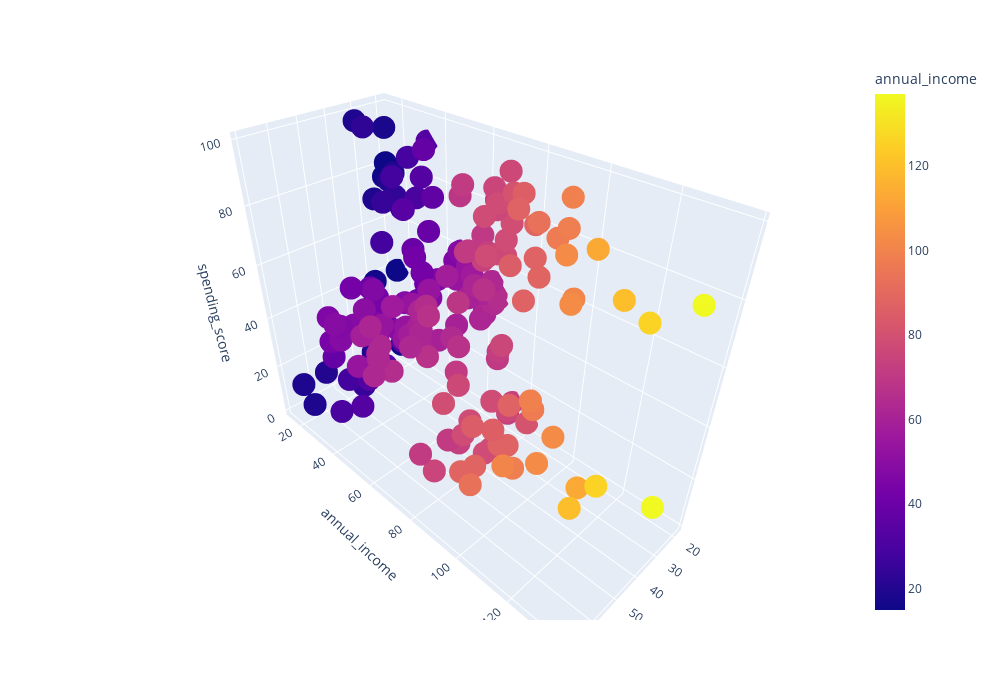

The notebook cell saved with this chart:
### Code cell
import seaborn as sns
clustering = DBSCAN(eps=0.5, min_samples=5).fit(X)
get_3d_visualization(df=X, clust_res='annual_income')

### Figure 1 — Plotly figure (JSON) as saved in the notebook; plotly's stock layout.template omitted (floating-point values rounded to 4 significant figures; data arrays with more than 128 entries replaced by an {"elided": "..."} marker saying what was removed)
{"data": [{"hovertemplate": "age=%{x}<br>annual_income=%{marker.color}<br>spending_score=%{z}<extra></extra>", "legendgroup": "", "marker": {"color": {"elided": "200 int values"}, "coloraxis": "coloraxis", "symbol": "circle"}, "mode": "markers", "name": "", "scene": "scene", "showlegend": false, "type": "scatter3d", "x": {"elided": "200 int values"}, "y": {"elided": "200 int values"}, "z": {"elided": "200 int values"}}], "layout": {"coloraxis": {"colorbar": {"title": {"text": "annual_income"}}, "colorscale": [[0, "#0d0887"], [0.1111, "#46039f"], [0.2222, "#7201a8"], [0.3333, "#9c179e"], [0.4444, "#bd3786"], [0.5556, "#d8576b"], [0.6667, "#ed7953"], [0.7778, "#fb9f3a"], [0.8889, "#fdca26"], [1, "#f0f921"]]}, "height": 700, "legend": {"tracegroupgap": 0}, "margin": {"t": 60}, "scene": {"domain": {"x": [0, 1], "y": [0, 1]}, "xaxis": {"title": {"text": "age"}}, "yaxis": {"title": {"text": "annual_income"}}, "zaxis": {"title": {"text": "spending_score"}}}, "width": 1000}}
